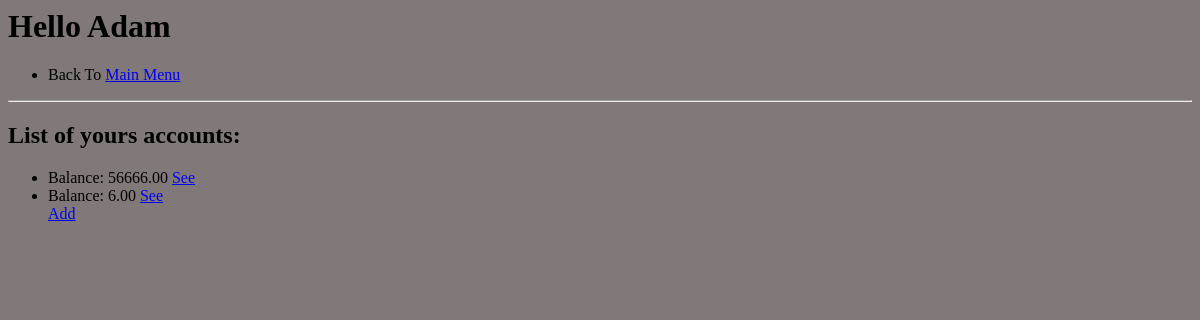
/user/2/, run on an earlier commit of the app's database.
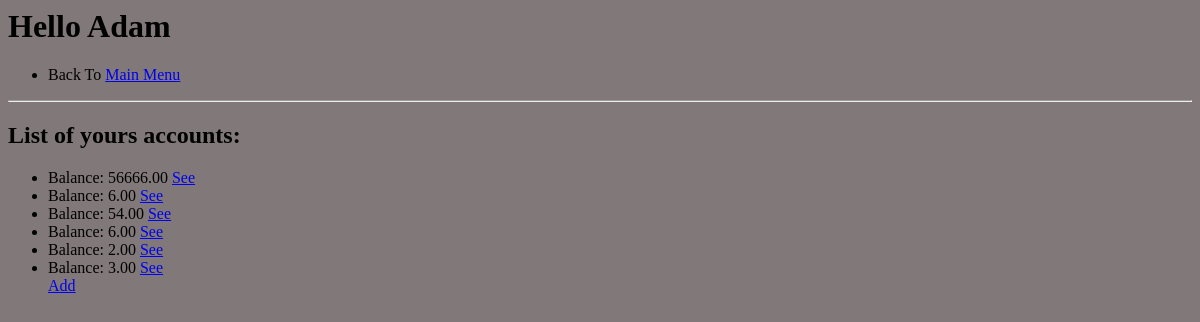
And on a later commit of the database.
### financeApp/models.py (models this page shows, shortened)
class User(models.Model):
    name = models.CharField(max_length=200)
    surname = models.CharField(max_length=200)
    age = models.IntegerField()

class Money(models.Model):
    user = models.ForeignKey(User, on_delete=models.CASCADE)
    balance = models.DecimalField(decimal_places=2, max_digits=10)
    lastTransaction = models.DecimalField(decimal_places=2, max_digits=10)

### financeApp/views.py (the view)
# urls.py: path('user/<str:pk>/', userView, name='userView'),
def userView(request, pk):
    user = User.objects.get(id=pk)
    context = {'user': user}
    return render(request, 'financeApp/userView.html', context)

### financeApp/templates/financeApp/userView.html
<body style="background-color: rgb(129, 121, 121)"></body>
<h1>Hello {{user.name}}</h1>
<ul>
    <li>
        Back To
        <a href="{% url 'homeView' %}">Main Menu</a>
    </li>
</ul>
<hr>
<h2>List of yours accounts:</h2>
<ul>
    {% for money in user.money_set.all %}
        <li>
            Balance: {{money.balance}}
            <a href="{% url 'moneyView' pk=money.id%}">See</a>
        </li>
    {% endfor %}
    <a href="{% url 'addMoney' pk=user.id%}">Add</a>
</ul>

What changed in the data, as far as the page shows it:
added Money: balance "54.00"
added Money: balance "6.00"
added Money: balance "2.00"
added Money: balance "3.00"
